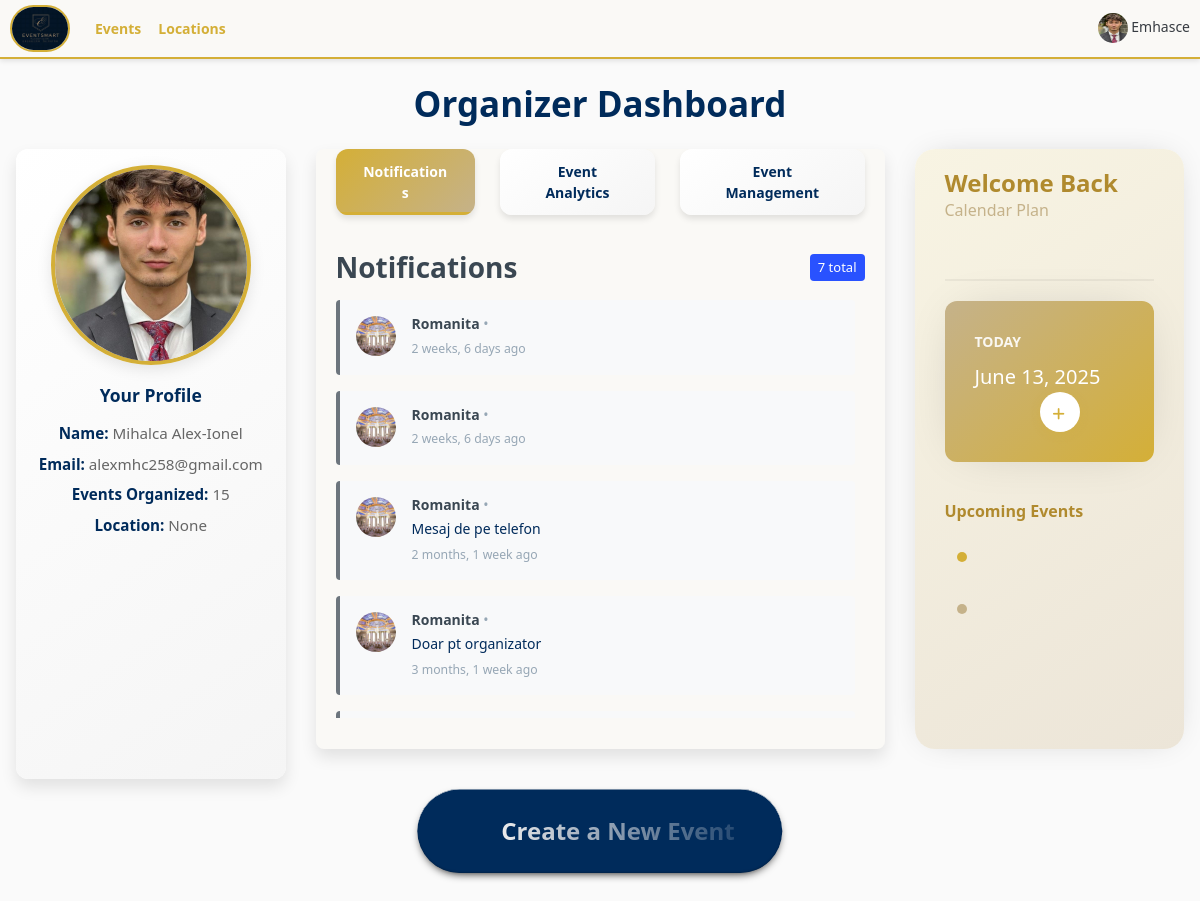
The page /home-organizer/ (signed in) on the database its author committed.
### base/models.py (models this page shows, shortened)
class Profile(models.Model):
    user = models.ForeignKey(User, on_delete=models.CASCADE, null=True, blank=True)
    username = models.CharField(max_length=150, unique=True)
    password = models.CharField(max_length=128)
    email = models.EmailField()
    description = models.TextField(null=True, blank=True)
    photo = models.ImageField(upload_to='profile_photos/', null=True, blank=True, default="poze_invitati/male.jpg")
    approved = models.BooleanField(default=False)
    number = models.CharField(max_length=15,default="+(40) 748364823")
    age = models.IntegerField(default=20)
    first_name = models.CharField(null=True, blank=True,max_length=15)
    last_name = models.CharField(null=True, blank=True,max_length=15)
    location = models.CharField(null=True, blank=True,max_length=60)
    street = models.CharField(null=True, blank=True,max_length=100)
    zip_code = models.CharField(null=True, blank=True,max_length=10)
    facebook = models.CharField(null=True, blank=True,max_length=100)
    instagram = models.CharField(null=True, blank=True,max_length=100)
    work_link = models.CharField(null=True, blank=True,max_length=100)
    google_link = models.CharField(null=True, blank=True,max_length=100)
    country = models.CharField(null=True, blank=True,max_length=100)
    created_at = models.DateTimeField(auto_now_add=True)
    USER_TYPE_CHOICES = (
        ('admin', 'Admin'),
        ('organizer', 'Organizer'),
        ('guest', 'Guest'),
        ('staff', 'Staff')
    )
    user_type = models.CharField(
        max_length=20,
        choices=USER_TYPE_CHOICES,
        default='guest'
    )

class EventNotification(models.Model):
    sender = models.ForeignKey(User, on_delete=models.CASCADE, related_name="sender")
    receiver = models.ForeignKey(User, on_delete=models.CASCADE, related_name="reciever", null=True, blank=True)
    event = models.ForeignKey(Event, on_delete=models.CASCADE, null=True, blank=True)
    message = models.TextField()
    timestamp = models.DateTimeField(auto_now_add=True)
    is_read = models.BooleanField(default=False)

class Event(models.Model):
    location = models.ForeignKey(Location, on_delete=models.SET_NULL, null=True, blank=True)
    event_name = models.CharField(max_length=100)
    event_date = models.DateField()
    event_time = models.TimeField()
    event_description = models.TextField(null=True, blank=True)
    created_at = models.DateTimeField(auto_now_add=True)
    guests = models.ManyToManyField(Guests, related_name='events', blank=True)
    completed = models.BooleanField(default=False)
    types = models.ManyToManyField(Type, blank=True)
    cost = models.DecimalField(max_digits=10, decimal_places=2, default=3000)
    updated_at = models.DateTimeField(auto_now=True)
    is_canceled = models.BooleanField(default=False)
    organized_by = models.ForeignKey(
        User,
        on_delete=models.CASCADE,
        related_name="organized_events",
        blank=True,
        null=True
    )

### base/views.py (the view)
def home_organizer(request):
    events = Event.objects.all()
    upcoming_events = events.filter(event_date__gte=timezone.now()).order_by('event_date')
    notifications = EventNotification.objects.filter(
        receiver=request.user
    ).order_by('-timestamp').select_related('sender', 'event')[:10]  # Show last 10
    unread_notifications = [n for n in notifications if not n.is_read]
    if unread_notifications:
        unread_ids = [n.id for n in unread_notifications]
        EventNotification.objects.filter(id__in=unread_ids).update(is_read=True)
        for notification in notifications:
            if not notification.is_read:
                notification.is_read = True
    context = {
        'total_events': events.count(),
        'total_participants': sum(event.guests.count() for event in events),
        'acceptance_rate': 85,
        'average_feedback': 4.7,
        'today_date': datetime.now().strftime('%B %d, %Y'),
        'upcoming_events': upcoming_events,
        'notifications': notifications,
    }
    return render(request, 'base/home-organizer.html', context)

### base/context_processors.py (called while the page is built)
def media_url(request):
    return {
        'MEDIA_URL': settings.MEDIA_URL
    }

### base/templates/base/home-organizer.html (shortened to what this page needs)
{% extends 'main.html' %}
{% block content %}
<div class="container-fluid mt-4 px-3">
    <h1 class="mb-4 text-center" style="color: var(--primary-dark);">Organizer Dashboard</h1>
    <div class="row dashboard-row">
        <div class="col-md-3 mb-3 d-flex align-items-stretch">
          <div class="flip-card full-height-card w-100" style="height: 600px;">
              <div class="flip-card-inner">
                  <div class="flip-card-front">
                      <div class="profile-info">
                          {% if request.user.profile_set.first.photo %}
                          <div class="profile-image-container">
                              <img src="{{ request.user.profile_set.first.photo.url }}" alt="Profile Picture">
                          </div>
                          {% else %}
                          <div class="profile-image-container">
                              <img src="" alt="Default Profile Picture">
                          </div>
                          {% endif %}
                          <h5>Your Profile</h5>
                          <p><strong>Name:</strong> {{ request.user.first_name }} {{ request.user.last_name }}</p>
                          <p><strong>Email:</strong> {{ request.user.email }}</p>
                          <p><strong>Events Organized:</strong> 15</p>
                          <p><strong>Location:</strong> {{ request.user.profile_set.first.location }}</p>
                      </div>
                  </div>
                  <div class="flip-card-back">
                      <div class="profile-stats">
                          <h5>Quick Stats</h5>
                          <div class="stat-item">
                          </div>
                          <div class="stat-item">
                          </div>
                          <div class="stat-item">
                              📅 Ultimul eveniment: 10.04.2025
                          </div>
                          <div class="stat-item">
                              💬 Feedback pozitiv: 95%
                          </div>
                      </div>
                  </div>
              </div>
          </div>
      </div>
        <div class="col-md-6 mb-3 d-flex align-items-stretch">
            <div class="card full-height-card w-100" style="background-color: var(--background-light); color: var(--primary-dark); border-radius: 8px;">
          <div class="tabs-container mb-3 d-flex justify-content-center">
              <button class="tab-button active" data-tab="1">Notifications</button>
              <button class="tab-button" data-tab="2">Event Analytics</button>
              <button class="tab-button" data-tab="3">Event Management</button>
          </div>
          <div class="tab-content" data-tab="1" id="tab1">
            <div class="d-flex justify-content-between align-items-center mb-3">
                <h2 class="mb-0">Notifications</h2>
                <span class="badge bg-primary">
              {{ notifications|length }} total
                </span>
            </div>
            <div class="notifications-container" style="max-height: 500px; overflow-y: auto;">
                {% for notification in notifications %}
                <div class="notification-card mb-3 p-3 rounded {% if not notification.is_read %}unread{% endif %}"
               style="background-color: #f8f9fa; border-left: 4px solid {% if not notification.is_read %}#D4AF37{% else %}#6c757d{% endif %};">
              <div class="d-flex justify-content-between">
                  <div class="d-flex align-items-start">
                {% if notification.sender.profile_set.first.photo %}
                <img src="{{ notification.sender.profile_set.first.photo.url }}"
                     class="rounded-circle me-3"
                     width="40" height="40"
                     alt="{{ notification.sender.get_full_name }}"
                     onerror="this.style.display='none'">
                {% endif %}
                <div>
                    <h6 class="mb-1">
                  <strong>{{ notification.sender.username }}</strong>
                  {% if notification.event %}
                  <span class="text-muted">• {{ notification.event.title }}</span>
                  {% endif %}
                    </h6>
                    <p class="mb-1">{{ notification.message }}</p>
                    <small class="text-muted">
                  {{ notification.timestamp|timesince }} ago
                    </small>
                </div>
                  </div>
              </div>
                </div>
                {% empty %}
                <div class="text-center py-4 text-muted">
              <i class="fas fa-bell-slash fa-2x mb-2"></i>
              <p>No notifications yet</p>
                </div>
                {% endfor %}
            </div>
              </div>
            </div>
        </div>
<div class="col-md-3 mb-3 d-flex align-items-stretch">
  <div class="calendar light w-100" style="height: 600px;">
      <div class="calendar_header" style="height: 20%;">
          <h1 class="header_title">Welcome Back</h1>
          <p class="header_copy">Calendar Plan</p>
      </div>
      <div class="calendar_plan" style="height: 30%;">
          <div class="cl_plan">
              <div class="cl_title">Today</div>
              <div class="cl_copy">{{ today_date }}</div>
              <a href="{% url 'event_builder' %}" class="cl_add" title="Create new event">
                  <i class="fas fa-plus"></i>
              </a>
          </div>
      </div>
      <div class="calendar_events" style="height: 50%; overflow-y: auto;">
          <p class="ce_title">Upcoming Events</p>
          {% for event in upcoming_events %}
          <div class="event_item">
              <div class="ei_Dot {% if forloop.first %}dot_active{% endif %}"></div>
          </div>
          {% endfor %}
      </div>
  </div>
</div>
    <div class="create-event-wrapper" style="margin-top: -70px; margin-bottom: 20px;">
        <a href="{% url 'event_builder' %}" class="button">
            <div class="dots_border"></div>
            <span class="text_button">Create a New Event</span>
        </a>
    </div>
</div>
{% endblock %}

### templates/navbar.html (shortened to what this page needs)
<div class="header">
    <div class="first">
        <a href="{% url 'home-organizer' %}">
            <img class="logo" src="{{ MEDIA_URL }}logos/logo.jpg" alt="EventEase Logo">
        </a>
        {% if request.user.is_authenticated %}
        <div class="events-dropdown">
            <span>Events</span>
        </div>
        <div class="locations-dropdown" style="margin-left: 2px;">
            <span>Locations</span>
        </div>
        {% endif %}
    </div>
    <div class="second">
        {% if request.user.is_authenticated %}
        <div class="profile-dropdown">
            <img src="{{ request.user.profile_set.first.photo.url }}" alt="Profile Picture" style="width:30px;height:30px;border-radius:50%;">
            <span>{{ user.username }}</span>
        </div>
        {% else %}
            {% if request.path != '/login/' and request.path != '/register/' %}
                <a href="{% url 'login' %}">Login</a>
            {% endif %}
        {% endif %}
    </div>
</div>

### static/css/styles.css (style rules this page uses)
.card p { margin-bottom: 4px; font-size: 14px; }
.header { display: flex; flex-direction: row; align-items: center; background-color: #FAF9F6; padding: 5px 10px; border-bottom: 2px solid #D4AF37; box-shadow: 0 2px 5px rgba(0, 0, 0, 0.1); }
body { font-family: Arial, sans-serif; background-color: #FAF9F6; margin: 0; }
a { color: #D4AF37; text-decoration: none; }
.task_manager span, a { margin-left: auto; }
:root { --primary-color: #2E8B57; --secondary-color: #D4AF37; --text-color: #002B5B; }

### static/css/home-page.css (style rules this page uses)
* { font-weight:500; font-family:'Segoe UI', Tahoma, Geneva, Verdana, sans-serif }
*:after, *:before { padding:0; margin:0; box-sizing: border-box; }

### templates/navbar.html (style rules this page uses)
.logo { width: 60px; margin-right: 10px; height: auto; border-radius: 40px; border: 2px solid #D4AF37; }
.first { display: flex; flex-direction: row; align-items: center; }
.first a { margin-right: 15px; color: #D4AF37; font-size: 1em; text-decoration: none; font-weight: bold; }
.second { margin-left: auto; display: flex; flex-direction: column; align-items: center; }
.profile-dropdown, .events-dropdown, .locations-dropdown { position: relative; display: inline-block; }
.events-dropdown span, .locations-dropdown span { color: #D4AF37; font-size: 1em; font-weight: bold; margin-right: 15px; }
body { overflow-x: hidden; }

### rows shown on the page
EventNotification: sender.profile_set.first.photo (picture), sender.username "Romanita", timestamp "2 weeks, 6 days"
EventNotification: sender.profile_set.first.photo (picture), sender.username "Romanita", timestamp "2 weeks, 6 days"
EventNotification: sender.profile_set.first.photo (picture), sender.username "Romanita", message "Mesaj de pe telefon", timestamp "2 months, 1 week"
EventNotification: sender.profile_set.first.photo (picture), sender.username "Romanita", message "Doar pt organizator", timestamp "3 months, 1 week"

### other values the page prints
{{ user.username }} "Emhasce"
{{ request.user.first_name }} "Mihalca"
{{ request.user.last_name }} "Alex-Ionel"
{{ request.user.email }} "alexmhc258@gmail.com"
{{ request.user.profile_set.first.location }} "None"
{{ notifications|length }} "7"
